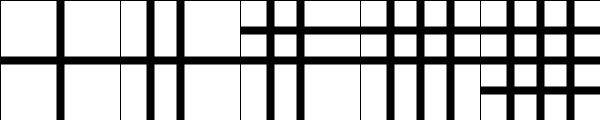
Frame 1 (no input)
Frame 60 (the mouse pressed at the canvas centre just before this capture): identical to frame 1, image omitted
Frame 120 (the mouse held since frame 60 and released just before this capture): identical to frame 1, image omitted

The Processing sketch that drew this single still picture (run headless with seeded random() and noise(); from frame 60 on, the mouse is pressed at the canvas centre):

// Processing sketch: processing_1335
// ── processing_1335.pde


void setup () {
size( 600, 120 );
}

void draw () {
background( 255 );

strokeWeight( 1 );

float s5 = width/5.0;

rect( 0, 0, s5, height );
rect( s5, 0, s5, height );
rect( 2*s5, 0, s5, height );
rect( 3*s5, 0, s5, height );
rect( 4*s5, 0, s5, height );

strokeWeight( 8 );
strokeCap( SQUARE );


line( 0, s5/2, width, s5/2 );

line( s5/2, 0, s5/2, height );

line( s5+s5/2, 0, s5+s5/2, height );
line( s5+s5/2-s5/4, 0, s5+s5/2-s5/4, height );

line( 2*s5, s5/2-s5/4, width, s5/2-s5/4 );
line( 2*s5+s5/2, 0, 2*s5+s5/2, height );
line( 2*s5+s5/2-s5/4, 0, 2*s5+s5/2-s5/4, height );

line( 3*s5+s5/2, 0, 3*s5+s5/2, height );
line( 3*s5+s5/2-s5/4, 0, 3*s5+s5/2-s5/4, height );
line( 3*s5+s5/2+s5/4, 0, 3*s5+s5/2+s5/4, height );

line( 4*s5+s5/2, 0, 4*s5+s5/2, height );
line( 4*s5+s5/2-s5/4, 0, 4*s5+s5/2-s5/4, height );
line( 4*s5+s5/2+s5/4, 0, 4*s5+s5/2+s5/4, height );
line( 4*s5, s5/2+s5/4, width, s5/2+s5/4 );
}
